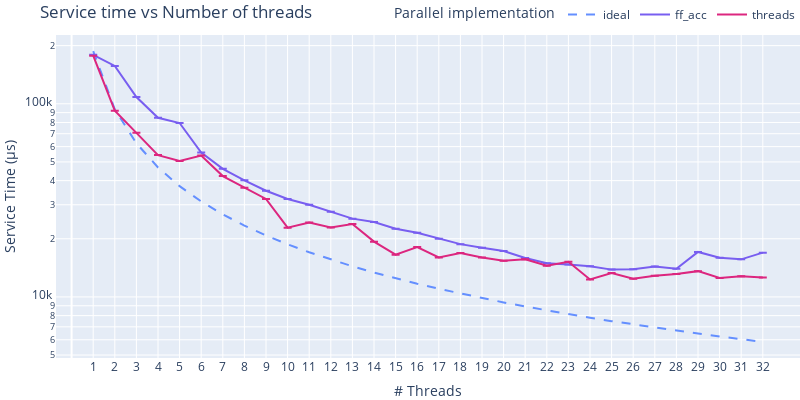

Write notebook code for a chart like this one.
### Code cell
plot_metrics(y="service time", title="Service time vs Number of threads", xtitle="# Threads", ytitle="Service Time (µs)")

### Figure 1 — Plotly figure (JSON) as saved in the notebook; plotly's stock layout.template omitted (floating-point values rounded to 4 significant figures)
{"data": [{"line": {"color": "#648FFF", "dash": "dash"}, "marker": {"size": 8, "symbol": "circle"}, "name": "ideal", "type": "scatter", "x": [1, 2, 3, 4, 5, 6, 7, 8, 9, 10, 11, 12, 13, 14, 15, 16, 17, 18, 19, 20, 21, 22, 23, 24, 25, 26, 27, 28, 29, 30, 31, 32], "y": [187300.0, 93630.0, 62420.0, 46820.0, 37450.0, 31210.0, 26750.0, 23410.0, 20810.0, 18730.0, 17020.0, 15610.0, 14410.0, 13380.0, 12480.0, 11700.0, 11020.0, 10400.0, 9856.0, 9363.0, 8917.0, 8512.0, 8142.0, 7803.0, 7491.0, 7203.0, 6936.0, 6688.0, 6457.0, 6242.0, 6041.0, 5852.0]}, {"error_y": {"array": [null, null, null, null, null, null, null, null, null, null, null, null, null, null, null, null, null, null, null, null, null, null, null, null, null, null, null, null, null, null, null, null], "type": "data", "visible": true}, "line": {"color": "#785EF0"}, "marker": {"size": 8, "symbol": "square"}, "mode": "lines", "name": "ff_acc", "type": "scatter", "x": [1, 2, 3, 4, 5, 6, 7, 8, 9, 10, 11, 12, 13, 14, 15, 16, 17, 18, 19, 20, 21, 22, 23, 24, 25, 26, 27, 28, 29, 30, 31, 32], "y": [179300.0, 156900.0, 108300.0, 84680.0, 79490.0, 55950.0, 46020.0, 40160.0, 35450.0, 32134, 30000.0, 27580.0, 25430.0, 24430.0, 22550.0, 21460.0, 20030.0, 18760.0, 17980.0, 17270.0, 15920.0, 14940.0, 14720.0, 14420.0, 13850.0, 13900.0, 14380.0, 13990.0, 17100.0, 15960.0, 15650.0, 16950.0]}, {"error_y": {"array": [null, null, null, null, null, null, null, null, null, null, null, null, null, null, null, null, null, null, null, null, null, null, null, null, null, null, null, null, null, null, null, null], "type": "data", "visible": true}, "line": {"color": "#DC267F"}, "marker": {"size": 8, "symbol": "x"}, "mode": "lines", "name": "threads", "type": "scatter", "x": [1, 2, 3, 4, 5, 6, 7, 8, 9, 10, 11, 12, 13, 14, 15, 16, 17, 18, 19, 20, 21, 22, 23, 24, 25, 26, 27, 28, 29, 30, 31, 32], "y": [177400.0, 92150.0, 70710.0, 54230.0, 50610.0, 53960.0, 42240.0, 36770.0, 32160.0, 22820.0, 24270.0, 22900.0, 23870.0, 19330.0, 16530.0, 18110.0, 16000.0, 16880.0, 16010.0, 15390.0, 15660.0, 14520.0, 15200.0, 12310.0, 13280.0, 12410.0, 12870.0, 13150.0, 13600.0, 12520.0, 12800.0, 12620.0]}], "layout": {"height": 400, "legend": {"orientation": "h", "title": {"text": "Parallel implementation"}, "x": 1, "xanchor": "right", "y": 1.02, "yanchor": "bottom"}, "margin": {"b": 0, "l": 0, "r": 0, "t": 0}, "title": {"text": "Service time vs Number of threads"}, "width": 800, "xaxis": {"tickmode": "array", "tickvals": [1, 2, 3, 4, 5, 6, 7, 8, 9, 10, 11, 12, 13, 14, 15, 16, 17, 18, 19, 20, 21, 22, 23, 24, 25, 26, 27, 28, 29, 30, 31, 32], "title": {"text": "# Threads"}}, "yaxis": {"title": {"text": "Service Time (µs)"}, "type": "log"}}}
